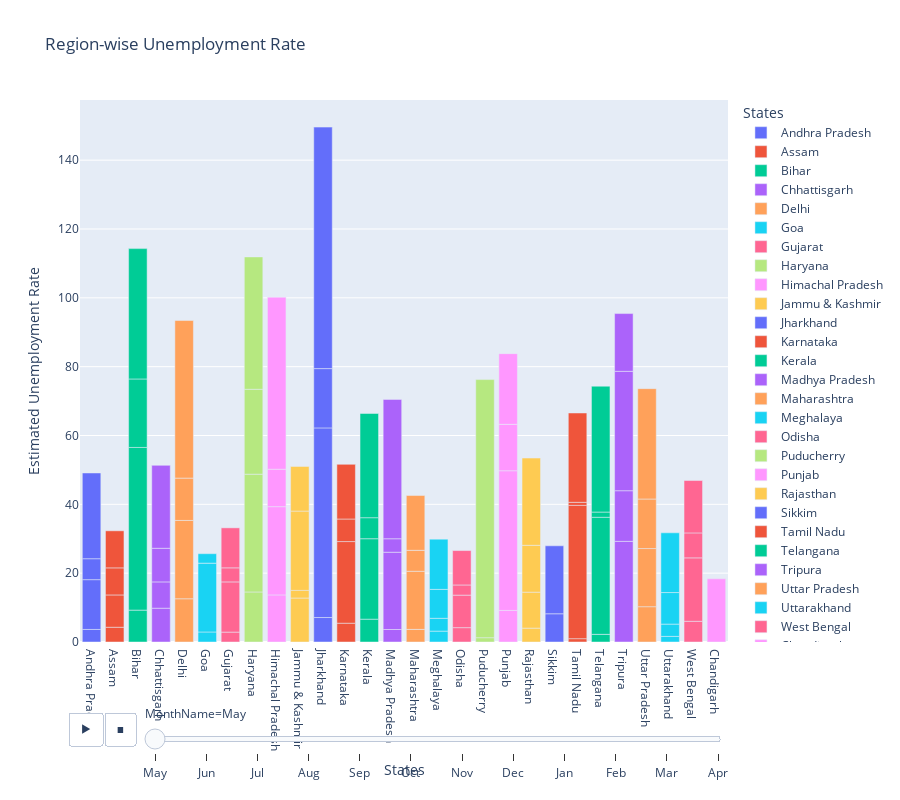

Notebook code for this chart:
### Code cell
#plotting a "Bar-plot" to find the "unemployment rate" for each "Region" month-wise
fig = px.bar(df, 
             x='States',
             y='Estimated Unemployment Rate',
             animation_frame = 'MonthName',
             color='States',
             title='Region-wise Unemployment Rate',
             height=800)

fig.layout.updatemenus[0].buttons[0].args[1]["frame"]["duration"] = 1500

fig.show()

### Figure 1 — Plotly figure (JSON) as saved in the notebook; plotly's stock layout.template omitted (floating-point values rounded to 4 significant figures)
{"data": [{"alignmentgroup": "True", "hovertemplate": "States=%{x}<br>MonthName=May<br>Estimated Unemployment Rate=%{y}<extra></extra>", "legendgroup": "Andhra Pradesh", "marker": {"color": "#636efa", "pattern": {"shape": ""}}, "name": "Andhra Pradesh", "offsetgroup": "Andhra Pradesh", "orientation": "v", "showlegend": true, "textposition": "auto", "type": "bar", "x": ["Andhra Pradesh", "Andhra Pradesh", "Andhra Pradesh", "Andhra Pradesh"], "xaxis": "x", "y": [3.65, 14.46, 6.09, 24.91], "yaxis": "y"}, {"alignmentgroup": "True", "hovertemplate": "States=%{x}<br>MonthName=May<br>Estimated Unemployment Rate=%{y}<extra></extra>", "legendgroup": "Assam", "marker": {"color": "#EF553B", "pattern": {"shape": ""}}, "name": "Assam", "offsetgroup": "Assam", "orientation": "v", "showlegend": true, "textposition": "auto", "type": "bar", "x": ["Assam", "Assam", "Assam", "Assam"], "xaxis": "x", "y": [4.29, 9.38, 7.87, 10.77], "yaxis": "y"}, {"alignmentgroup": "True", "hovertemplate": "States=%{x}<br>MonthName=May<br>Estimated Unemployment Rate=%{y}<extra></extra>", "legendgroup": "Bihar", "marker": {"color": "#00cc96", "pattern": {"shape": ""}}, "name": "Bihar", "offsetgroup": "Bihar", "orientation": "v", "showlegend": true, "textposition": "auto", "type": "bar", "x": ["Bihar", "Bihar", "Bihar", "Bihar"], "xaxis": "x", "y": [9.27, 47.26, 19.9, 37.87], "yaxis": "y"}, {"alignmentgroup": "True", "hovertemplate": "States=%{x}<br>MonthName=May<br>Estimated Unemployment Rate=%{y}<extra></extra>", "legendgroup": "Chhattisgarh", "marker": {"color": "#ab63fa", "pattern": {"shape": ""}}, "name": "Chhattisgarh", "offsetgroup": "Chhattisgarh", "orientation": "v", "showlegend": true, "textposition": "auto", "type": "bar", "x": ["Chhattisgarh", "Chhattisgarh", "Chhattisgarh", "Chhattisgarh"], "xaxis": "x", "y": [9.82, 7.64, 9.77, 24.1], "yaxis": "y"}, {"alignmentgroup": "True", "hovertemplate": "States=%{x}<br>MonthName=May<br>Estimated Unemployment Rate=%{y}<extra></extra>", "legendgroup": "Delhi", "marker": {"color": "#FFA15A", "pattern": {"shape": ""}}, "name": "Delhi", "offsetgroup": "Delhi", "orientation": "v", "showlegend": true, "textposition": "auto", "type": "bar", "x": ["Delhi", "Delhi", "Delhi", "Delhi"], "xaxis": "x", "y": [12.56, 22.76, 12.31, 45.78], "yaxis": "y"}, {"alignmentgroup": "True", "hovertemplate": "States=%{x}<br>MonthName=May<br>Estimated Unemployment Rate=%{y}<extra></extra>", "legendgroup": "Goa", "marker": {"color": "#19d3f3", "pattern": {"shape": ""}}, "name": "Goa", "offsetgroup": "Goa", "orientation": "v", "showlegend": true, "textposition": "auto", "type": "bar", "x": ["Goa", "Goa", "Goa"], "xaxis": "x", "y": [2.91, 20, 2.75], "yaxis": "y"}, {"alignmentgroup": "True", "hovertemplate": "States=%{x}<br>MonthName=May<br>Estimated Unemployment Rate=%{y}<extra></extra>", "legendgroup": "Gujarat", "marker": {"color": "#FF6692", "pattern": {"shape": ""}}, "name": "Gujarat", "offsetgroup": "Gujarat", "orientation": "v", "showlegend": true, "textposition": "auto", "type": "bar", "x": ["Gujarat", "Gujarat", "Gujarat", "Gujarat"], "xaxis": "x", "y": [2.88, 14.58, 4.09, 11.62], "yaxis": "y"}, {"alignmentgroup": "True", "hovertemplate": "States=%{x}<br>MonthName=May<br>Estimated Unemployment Rate=%{y}<extra></extra>", "legendgroup": "Haryana", "marker": {"color": "#B6E880", "pattern": {"shape": ""}}, "name": "Haryana", "offsetgroup": "Haryana", "orientation": "v", "showlegend": true, "textposition": "auto", "type": "bar", "x": ["Haryana", "Haryana", "Haryana", "Haryana"], "xaxis": "x", "y": [14.54, 34.22, 24.67, 38.46], "yaxis": "y"}, {"alignmentgroup": "True", "hovertemplate": "States=%{x}<br>MonthName=May<br>Estimated Unemployment Rate=%{y}<extra></extra>", "legendgroup": "Himachal Pradesh", "marker": {"color": "#FF97FF", "pattern": {"shape": ""}}, "name": "Himachal Pradesh", "offsetgroup": "Himachal Pradesh", "orientation": "v", "showlegend": true, "textposition": "auto", "type": "bar", "x": ["Himachal Pradesh", "Himachal Pradesh", "Himachal Pradesh", "Himachal Pradesh"], "xaxis": "x", "y": [13.68, 25.64, 10.88, 50], "yaxis": "y"}, {"alignmentgroup": "True", "hovertemplate": "States=%{x}<br>MonthName=May<br>Estimated Unemployment Rate=%{y}<extra></extra>", "legendgroup": "Jammu & Kashmir", "marker": {"color": "#FECB52", "pattern": {"shape": ""}}, "name": "Jammu & Kashmir", "offsetgroup": "Jammu & Kashmir", "orientation": "v", "showlegend": true, "textposition": "auto", "type": "bar", "x": ["Jammu & Kashmir", "Jammu & Kashmir", "Jammu & Kashmir", "Jammu & Kashmir"], "xaxis": "x", "y": [12.78, 2.22, 23.04, 12.96], "yaxis": "y"}, {"alignmentgroup": "True", "hovertemplate": "States=%{x}<br>MonthName=May<br>Estimated Unemployment Rate=%{y}<extra></extra>", "legendgroup": "Jharkhand", "marker": {"color": "#636efa", "pattern": {"shape": ""}}, "name": "Jharkhand", "offsetgroup": "Jharkhand", "orientation": "v", "showlegend": true, "textposition": "auto", "type": "bar", "x": ["Jharkhand", "Jharkhand", "Jharkhand", "Jharkhand"], "xaxis": "x", "y": [7.11, 55.1, 17.23, 70.17], "yaxis": "y"}, {"alignmentgroup": "True", "hovertemplate": "States=%{x}<br>MonthName=May<br>Estimated Unemployment Rate=%{y}<extra></extra>", "legendgroup": "Karnataka", "marker": {"color": "#EF553B", "pattern": {"shape": ""}}, "name": "Karnataka", "offsetgroup": "Karnataka", "orientation": "v", "showlegend": true, "textposition": "auto", "type": "bar", "x": ["Karnataka", "Karnataka", "Karnataka", "Karnataka"], "xaxis": "x", "y": [5.46, 23.72, 6.56, 15.88], "yaxis": "y"}, {"alignmentgroup": "True", "hovertemplate": "States=%{x}<br>MonthName=May<br>Estimated Unemployment Rate=%{y}<extra></extra>", "legendgroup": "Kerala", "marker": {"color": "#00cc96", "pattern": {"shape": ""}}, "name": "Kerala", "offsetgroup": "Kerala", "orientation": "v", "showlegend": true, "textposition": "auto", "type": "bar", "x": ["Kerala", "Kerala", "Kerala", "Kerala"], "xaxis": "x", "y": [6.63, 23.38, 6.11, 30.28], "yaxis": "y"}, {"alignmentgroup": "True", "hovertemplate": "States=%{x}<br>MonthName=May<br>Estimated Unemployment Rate=%{y}<extra></extra>", "legendgroup": "Madhya Pradesh", "marker": {"color": "#ab63fa", "pattern": {"shape": ""}}, "name": "Madhya Pradesh", "offsetgroup": "Madhya Pradesh", "orientation": "v", "showlegend": true, "textposition": "auto", "type": "bar", "x": ["Madhya Pradesh", "Madhya Pradesh", "Madhya Pradesh", "Madhya Pradesh"], "xaxis": "x", "y": [3.63, 22.46, 3.91, 40.49], "yaxis": "y"}, {"alignmentgroup": "True", "hovertemplate": "States=%{x}<br>MonthName=May<br>Estimated Unemployment Rate=%{y}<extra></extra>", "legendgroup": "Maharashtra", "marker": {"color": "#FFA15A", "pattern": {"shape": ""}}, "name": "Maharashtra", "offsetgroup": "Maharashtra", "orientation": "v", "showlegend": true, "textposition": "auto", "type": "bar", "x": ["Maharashtra", "Maharashtra", "Maharashtra", "Maharashtra"], "xaxis": "x", "y": [3.67, 16.89, 6.08, 15.92], "yaxis": "y"}, {"alignmentgroup": "True", "hovertemplate": "States=%{x}<br>MonthName=May<br>Estimated Unemployment Rate=%{y}<extra></extra>", "legendgroup": "Meghalaya", "marker": {"color": "#19d3f3", "pattern": {"shape": ""}}, "name": "Meghalaya", "offsetgroup": "Meghalaya", "orientation": "v", "showlegend": true, "textposition": "auto", "type": "bar", "x": ["Meghalaya", "Meghalaya", "Meghalaya", "Meghalaya"], "xaxis": "x", "y": [3.16, 3.73, 8.4, 14.58], "yaxis": "y"}, {"alignmentgroup": "True", "hovertemplate": "States=%{x}<br>MonthName=May<br>Estimated Unemployment Rate=%{y}<extra></extra>", "legendgroup": "Odisha", "marker": {"color": "#FF6692", "pattern": {"shape": ""}}, "name": "Odisha", "offsetgroup": "Odisha", "orientation": "v", "showlegend": true, "textposition": "auto", "type": "bar", "x": ["Odisha", "Odisha", "Odisha", "Odisha"], "xaxis": "x", "y": [4.17, 9.45, 2.95, 10], "yaxis": "y"}, {"alignmentgroup": "True", "hovertemplate": "States=%{x}<br>MonthName=May<br>Estimated Unemployment Rate=%{y}<extra></extra>", "legendgroup": "Puducherry", "marker": {"color": "#B6E880", "pattern": {"shape": ""}}, "name": "Puducherry", "offsetgroup": "Puducherry", "orientation": "v", "showlegend": true, "textposition": "auto", "type": "bar", "x": ["Puducherry", "Puducherry", "Puducherry"], "xaxis": "x", "y": [0, 1.25, 75], "yaxis": "y"}, {"alignmentgroup": "True", "hovertemplate": "States=%{x}<br>MonthName=May<br>Estimated Unemployment Rate=%{y}<extra></extra>", "legendgroup": "Punjab", "marker": {"color": "#FF97FF", "pattern": {"shape": ""}}, "name": "Punjab", "offsetgroup": "Punjab", "orientation": "v", "showlegend": true, "textposition": "auto", "type": "bar", "x": ["Punjab", "Punjab", "Punjab", "Punjab"], "xaxis": "x", "y": [9.17, 40.59, 13.49, 20.54], "yaxis": "y"}, {"alignmentgroup": "True", "hovertemplate": "States=%{x}<br>MonthName=May<br>Estimated Unemployment Rate=%{y}<extra></extra>", "legendgroup": "Rajasthan", "marker": {"color": "#FECB52", "pattern": {"shape": ""}}, "name": "Rajasthan", "offsetgroup": "Rajasthan", "orientation": "v", "showlegend": true, "textposition": "auto", "type": "bar", "x": ["Rajasthan", "Rajasthan", "Rajasthan", "Rajasthan"], "xaxis": "x", "y": [4.03, 10.45, 13.62, 25.35], "yaxis": "y"}, {"alignmentgroup": "True", "hovertemplate": "States=%{x}<br>MonthName=May<br>Estimated Unemployment Rate=%{y}<extra></extra>", "legendgroup": "Sikkim", "marker": {"color": "#636efa", "pattern": {"shape": ""}}, "name": "Sikkim", "offsetgroup": "Sikkim", "orientation": "v", "showlegend": true, "textposition": "auto", "type": "bar", "x": ["Sikkim", "Sikkim"], "xaxis": "x", "y": [8.2, 19.75], "yaxis": "y"}, {"alignmentgroup": "True", "hovertemplate": "States=%{x}<br>MonthName=May<br>Estimated Unemployment Rate=%{y}<extra></extra>", "legendgroup": "Tamil Nadu", "marker": {"color": "#EF553B", "pattern": {"shape": ""}}, "name": "Tamil Nadu", "offsetgroup": "Tamil Nadu", "orientation": "v", "showlegend": true, "textposition": "auto", "type": "bar", "x": ["Tamil Nadu", "Tamil Nadu", "Tamil Nadu", "Tamil Nadu"], "xaxis": "x", "y": [0.97, 38.73, 0.89, 25.95], "yaxis": "y"}, {"alignmentgroup": "True", "hovertemplate": "States=%{x}<br>MonthName=May<br>Estimated Unemployment Rate=%{y}<extra></extra>", "legendgroup": "Telangana", "marker": {"color": "#00cc96", "pattern": {"shape": ""}}, "name": "Telangana", "offsetgroup": "Telangana", "orientation": "v", "showlegend": true, "textposition": "auto", "type": "bar", "x": ["Telangana", "Telangana", "Telangana", "Telangana"], "xaxis": "x", "y": [2.23, 34.01, 1.52, 36.57], "yaxis": "y"}, {"alignmentgroup": "True", "hovertemplate": "States=%{x}<br>MonthName=May<br>Estimated Unemployment Rate=%{y}<extra></extra>", "legendgroup": "Tripura", "marker": {"color": "#ab63fa", "pattern": {"shape": ""}}, "name": "Tripura", "offsetgroup": "Tripura", "orientation": "v", "showlegend": true, "textposition": "auto", "type": "bar", "x": ["Tripura", "Tripura", "Tripura", "Tripura"], "xaxis": "x", "y": [29.25, 14.71, 34.69, 16.78], "yaxis": "y"}, {"alignmentgroup": "True", "hovertemplate": "States=%{x}<br>MonthName=May<br>Estimated Unemployment Rate=%{y}<extra></extra>", "legendgroup": "Uttar Pradesh", "marker": {"color": "#FFA15A", "pattern": {"shape": ""}}, "name": "Uttar Pradesh", "offsetgroup": "Uttar Pradesh", "orientation": "v", "showlegend": true, "textposition": "auto", "type": "bar", "x": ["Uttar Pradesh", "Uttar Pradesh", "Uttar Pradesh", "Uttar Pradesh"], "xaxis": "x", "y": [10.26, 16.89, 14.4, 32.06], "yaxis": "y"}, {"alignmentgroup": "True", "hovertemplate": "States=%{x}<br>MonthName=May<br>Estimated Unemployment Rate=%{y}<extra></extra>", "legendgroup": "Uttarakhand", "marker": {"color": "#19d3f3", "pattern": {"shape": ""}}, "name": "Uttarakhand", "offsetgroup": "Uttarakhand", "orientation": "v", "showlegend": true, "textposition": "auto", "type": "bar", "x": ["Uttarakhand", "Uttarakhand", "Uttarakhand", "Uttarakhand"], "xaxis": "x", "y": [1.63, 3.57, 9.17, 17.36], "yaxis": "y"}, {"alignmentgroup": "True", "hovertemplate": "States=%{x}<br>MonthName=May<br>Estimated Unemployment Rate=%{y}<extra></extra>", "legendgroup": "West Bengal", "marker": {"color": "#FF6692", "pattern": {"shape": ""}}, "name": "West Bengal", "offsetgroup": "West Bengal", "orientation": "v", "showlegend": true, "textposition": "auto", "type": "bar", "x": ["West Bengal", "West Bengal", "West Bengal", "West Bengal"], "xaxis": "x", "y": [6.02, 18.43, 7.25, 15.22], "yaxis": "y"}, {"alignmentgroup": "True", "hovertemplate": "States=%{x}<br>MonthName=May<br>Estimated Unemployment Rate=%{y}<extra></extra>", "legendgroup": "Chandigarh", "marker": {"color": "#FF97FF", "pattern": {"shape": ""}}, "name": "Chandigarh", "offsetgroup": "Chandigarh", "orientation": "v", "showlegend": true, "textposition": "auto", "type": "bar", "x": ["Chandigarh"], "xaxis": "x", "y": [18.35], "yaxis": "y"}], "layout": {"barmode": "relative", "height": 800, "legend": {"title": {"text": "States"}, "tracegroupgap": 0}, "sliders": [{"active": 0, "currentvalue": {"prefix": "MonthName="}, "len": 0.9, "pad": {"b": 10, "t": 60}, "steps": [{"args": [["May"], {"frame": {"duration": 0, "redraw": true}, "fromcurrent": true, "mode": "immediate", "transition": {"duration": 0, "easing": "linear"}}], "label": "May", "method": "animate"}, {"args": [["Jun"], {"frame": {"duration": 0, "redraw": true}, "fromcurrent": true, "mode": "immediate", "transition": {"duration": 0, "easing": "linear"}}], "label": "Jun", "method": "animate"}, {"args": [["Jul"], {"frame": {"duration": 0, "redraw": true}, "fromcurrent": true, "mode": "immediate", "transition": {"duration": 0, "easing": "linear"}}], "label": "Jul", "method": "animate"}, {"args": [["Aug"], {"frame": {"duration": 0, "redraw": true}, "fromcurrent": true, "mode": "immediate", "transition": {"duration": 0, "easing": "linear"}}], "label": "Aug", "method": "animate"}, {"args": [["Sep"], {"frame": {"duration": 0, "redraw": true}, "fromcurrent": true, "mode": "immediate", "transition": {"duration": 0, "easing": "linear"}}], "label": "Sep", "method": "animate"}, {"args": [["Oct"], {"frame": {"duration": 0, "redraw": true}, "fromcurrent": true, "mode": "immediate", "transition": {"duration": 0, "easing": "linear"}}], "label": "Oct", "method": "animate"}, {"args": [["Nov"], {"frame": {"duration": 0, "redraw": true}, "fromcurrent": true, "mode": "immediate", "transition": {"duration": 0, "easing": "linear"}}], "label": "Nov", "method": "animate"}, {"args": [["Dec"], {"frame": {"duration": 0, "redraw": true}, "fromcurrent": true, "mode": "immediate", "transition": {"duration": 0, "easing": "linear"}}], "label": "Dec", "method": "animate"}, {"args": [["Jan"], {"frame": {"duration": 0, "redraw": true}, "fromcurrent": true, "mode": "immediate", "transition": {"duration": 0, "easing": "linear"}}], "label": "Jan", "method": "animate"}, {"args": [["Feb"], {"frame": {"duration": 0, "redraw": true}, "fromcurrent": true, "mode": "immediate", "transition": {"duration": 0, "easing": "linear"}}], "label": "Feb", "method": "animate"}, {"args": [["Mar"], {"frame": {"duration": 0, "redraw": true}, "fromcurrent": true, "mode": "immediate", "transition": {"duration": 0, "easing": "linear"}}], "label": "Mar", "method": "animate"}, {"args": [["Apr"], {"frame": {"duration": 0, "redraw": true}, "fromcurrent": true, "mode": "immediate", "transition": {"duration": 0, "easing": "linear"}}], "label": "Apr", "method": "animate"}], "x": 0.1, "xanchor": "left", "y": 0, "yanchor": "top"}], "title": {"text": "Region-wise Unemployment Rate"}, "updatemenus": [{"buttons": [{"args": [null, {"frame": {"duration": 1500, "redraw": true}, "fromcurrent": true, "mode": "immediate", "transition": {"duration": 500, "easing": "linear"}}], "label": "&#9654;", "method": "animate"}, {"args": [[null], {"frame": {"duration": 0, "redraw": true}, "fromcurrent": true, "mode": "immediate", "transition": {"duration": 0, "easing": "linear"}}], "label": "&#9724;", "method": "animate"}], "direction": "left", "pad": {"r": 10, "t": 70}, "showactive": false, "type": "buttons", "x": 0.1, "xanchor": "right", "y": 0, "yanchor": "top"}], "xaxis": {"anchor": "y", "categoryarray": ["Andhra Pradesh", "Assam", "Bihar", "Chhattisgarh", "Delhi", "Goa", "Gujarat", "Haryana", "Himachal Pradesh", "Jammu & Kashmir", "Jharkhand", "Karnataka", "Kerala", "Madhya Pradesh", "Maharashtra", "Meghalaya", "Odisha", "Puducherry", "Punjab", "Rajasthan", "Sikkim", "Tamil Nadu", "Telangana", "Tripura", "Uttar Pradesh", "Uttarakhand", "West Bengal", null, "Chandigarh"], "categoryorder": "array", "domain": [0, 1], "title": {"text": "States"}}, "yaxis": {"anchor": "x", "domain": [0, 1], "title": {"text": "Estimated Unemployment Rate"}}}}
